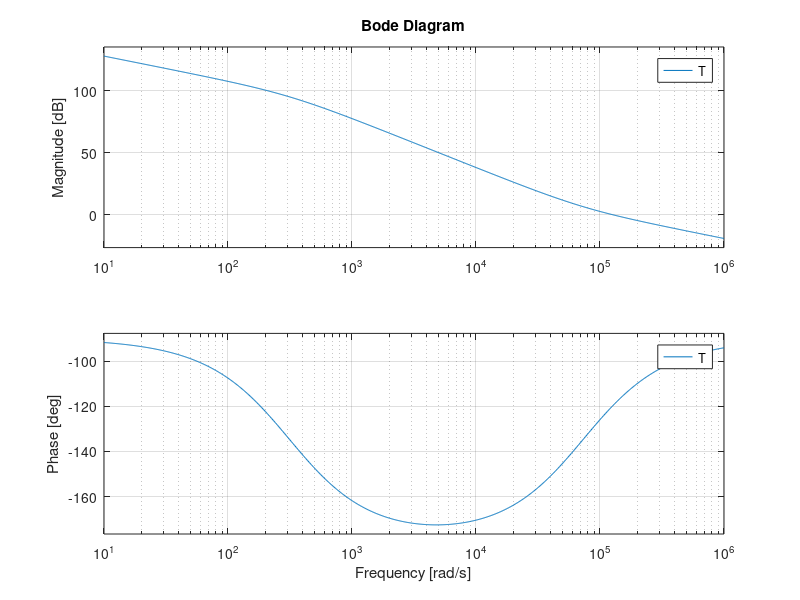

MATLAB code to generate this figure:
close all
 
 
%s = tf('s');

 R = .1;
 L = 10*10^-6;
 C = 160*10^-6;
 

 
s = tf('s');
wz = 1/(R*C)
wp = 1/((L*C)^(1/2))

Zo = ((1+(s/wz))*s*L)/(1+(s/(1/(R*C)))+(s/wp)^2)

Rs = 1
RL = .03
Vb = 12
VM = 1
fp = 50
wp = 2*pi*fp
Gm = .865
wl = 72971.46


Tu = ((Rs*Vb)/(RL*VM))*(1/(1+(s/wp)))
G = (1/Rs)*(Tu/(1+Tu))
Gc = Gm*(1+(wl/s))
T = Tu*Gc


bode(T)
 
%G = -4*(1+(s/1000))/((1+(s/100))*(1+(s/400000)+((s^2)/(25*10^8))))
%bode(G)
